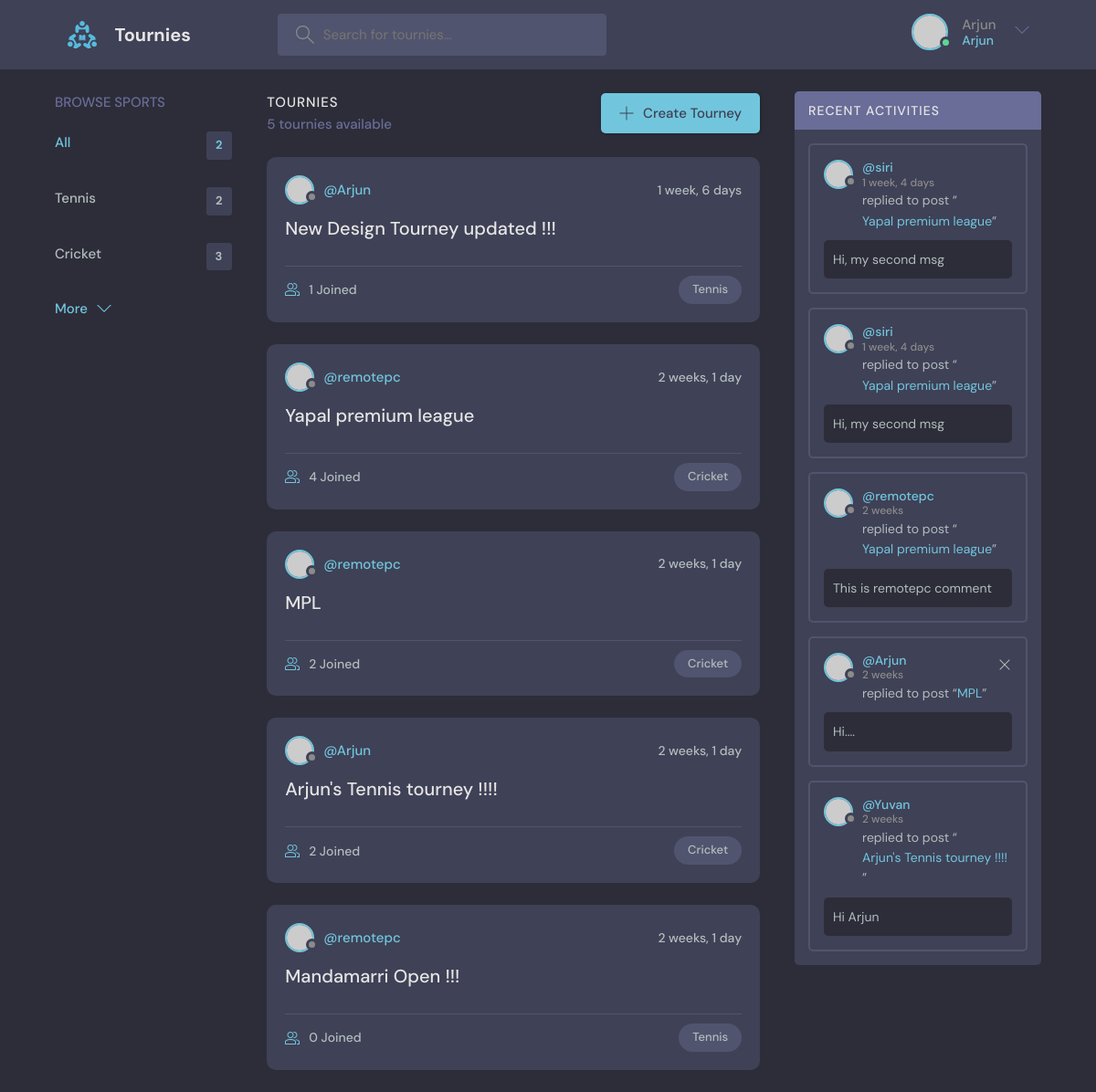
The page / (signed in) on the database its author committed.
### base/models.py (models this page shows)
class Sport(models.Model) :
    sport = models.CharField(max_length=50)
    def __str__(self) :
        return self.sport

class Tourney(models.Model) :
    host = models.ForeignKey(User, on_delete=models.CASCADE)
    sport = models.ForeignKey(Sport, on_delete=models.CASCADE)
    name = models.CharField(max_length=100)
    description = models.TextField(null=True, blank=True)
    place = models.CharField(max_length=50)
    location = models.TextField(null=True, blank=True)
    participants = models.ManyToManyField(User, related_name='participants', blank=True)
    created = models.DateTimeField(auto_now_add=True)
    updated = models.DateTimeField(auto_now=True)
    class Meta :
        ordering = ['-updated', '-created']
    def __str__(self) :
        return self.name

class Message(models.Model) :
    user = models.ForeignKey(User, on_delete=models.CASCADE)
    tourney = models.ForeignKey(Tourney, on_delete=models.CASCADE)
    body = models.TextField()
    updated = models.DateTimeField(auto_now=True)
    created = models.DateTimeField(auto_now_add=True)
    class Meta :
        ordering = ['-updated', '-created']
    def __str__(self) :
        return self.body

### base/views.py (the view)
# urls.py: path('', views.home, name='home'),
def home(request) :
    q = request.GET.get('q') if request.GET.get('q') else ''
    tournies = Tourney.objects.filter(
        Q(sport__sport__contains=q) |
        Q(name__contains=q) |
        Q(description__contains=q)
        )
    sports = Sport.objects.all()
    tourney_count = tournies.count()
    comments = Message.objects.filter(
        Q(tourney__sport__sport__icontains=q)
    )
    context = {'tournies' : tournies, 'sports' : sports, 'tourney_count' : tourney_count,
                'comments' : comments}
    return render(request, 'base/home.html', context)

### base/templates/base/home.html (shortened to what this page needs)
{% extends 'main.html' %}
{% block content%}
<main class="layout layout--3">
  <div class="container">
    {% include 'base/sports_component.html' %}
    <div class="roomList">
      <div class="roomList__header">
        <div>
          <h2>Tournies</h2>
          <p>{{tourney_count}} tournies available</p>
        </div>
        <a class="btn btn--main" href="{% url 'create-tourney' %}">
          <svg version="1.1" xmlns="http://www.w3.org/2000/svg" width="32" height="32" viewBox="0 0 32 32">
            <title>add</title>
            <path
              d="M16.943 0.943h-1.885v14.115h-14.115v1.885h14.115v14.115h1.885v-14.115h14.115v-1.885h-14.115v-14.115z"
            ></path>
          </svg>
          Create Tourney
        </a>
      </div>
      {% include 'base/feed_component.html' %}
    </div>
    {% include 'base/activity_component.html' %}
  </div>
</main>
{% endblock content %}

### templates/navbar.html (shortened to what this page needs)
{% load static %}
<header class="header header--loggedIn">
    <div class="container">
      <a href="{% url 'home' %}" class="header__logo">
        <img src="{% static 'images/logo.svg' %}" />
        <h1>Tournies</h1>
      </a>
      <form class="header__search" method="get" action="{% url 'home' %}">
        <label>
          <input type="text" name="q" placeholder="Search for tournies..." />
        </label>
      </form>
      <nav class="header__menu">
        {% if request.user.is_authenticated %}
        <div class="header__user">
          <a href="{% url 'user-profile' user.id %}">
            <div class="avatar avatar--medium active">
              <img src="https://randomuser.me/api/portraits/men/37.jpg" />
            </div>
            <p>{{request.user}} <span>{{request.user}}</span></p>
          </a>
          <button class="dropdown-button">
            <svg version="1.1" xmlns="http://www.w3.org/2000/svg" width="32" height="32" viewBox="0 0 32 32">
              <title>chevron-down</title>
              <path d="M16 21l-13-13h-3l16 16 16-16h-3l-13 13z"></path>
            </svg>
          </button>
        </div>
        {% else %}
        <a href="{% url 'user-login'%}">
          <img src="{% static 'images/avatar.svg' %}" />
          <p>Login</p>
        </a>
        {% endif %}
      </nav>
    </div>
  </header>

### base/templates/base/sports_component.html
<div class="topics">
    <div class="topics__header">
      <h2>Browse Sports</h2>
    </div>
    <ul class="topics__list">
      <li>
        <a href="{% url 'home' %}" class="active">All <span>{{sports.count}}</span></a>
      </li>
      {% for sport in sports %}
      <li>
        <a href="{% url 'home' %}?q={{sport}}">{{sport}} <span>{{sport.tourney_set.all.count}}</span></a>
      </li>
      {% endfor %}
    </ul>
    <a class="btn btn--link" href="topics.html">
      More
      <svg version="1.1" xmlns="http://www.w3.org/2000/svg" width="32" height="32" viewBox="0 0 32 32">
        <title>chevron-down</title>
        <path d="M16 21l-13-13h-3l16 16 16-16h-3l-13 13z"></path>
      </svg>
    </a>
  </div>

### base/templates/base/feed_component.html (shortened to what this page needs)
<div>
{% for tourney in tournies %}
<div class="roomListRoom">
    <div class="roomListRoom__header">
      <a href="{% url 'user-profile' tourney.host.id %}" class="roomListRoom__author">
        <div class="avatar avatar--small">
          <img src="https://randomuser.me/api/portraits/women/11.jpg" />
        </div>
        <span>@{{ tourney.host }}</span>
      </a>
      <div class="roomListRoom__actions">
        <span>{{tourney.created|timesince}}</span>
      </div>
    </div>
    <div class="roomListRoom__content">
      <a href="{% url 'tourney' tourney.id %}">{{ tourney.name }}</a>
    </div>
    <div class="roomListRoom__meta">
      <a href="{% url 'tourney' tourney.id %}" class="roomListRoom__joined">
        {{tourney.participants.count}} Joined
      </a>
      <p class="roomListRoom__topic">{{tourney.sport}}</p>
    </div>
  </div>
{% endfor %}
</div>

### base/templates/base/activity_component.html
<div class="activities">
    <div class="activities__header">
      <h2>Recent Activities</h2>
    </div>
    {% for comment in comments %}
        <div class="activities__box">
        <div class="activities__boxHeader roomListRoom__header">
            <a href="{% url 'user-profile' comment.user.id %}" class="roomListRoom__author">
            <div class="avatar avatar--small">
                <img src="https://randomuser.me/api/portraits/women/11.jpg" />
            </div>
            <p>
                @{{comment.user}}
                <span>{{comment.created|timesince}}</span>
            </p>
            </a>
            {% if comment.user == request.user %}
                <div class="roomListRoom__actions">
                <a href="{% url 'delete-message' comment.id %}">
                    <svg version="1.1" xmlns="http://www.w3.org/2000/svg" width="32" height="32" viewBox="0 0 32 32">
                    <title>remove</title>
                    <path
                        d="M27.314 6.019l-1.333-1.333-9.98 9.981-9.981-9.981-1.333 1.333 9.981 9.981-9.981 9.98 1.333 1.333 9.981-9.98 9.98 9.98 1.333-1.333-9.98-9.98 9.98-9.981z"
                    ></path>
                    </svg>
                </a>
                </div>
            {% endif %}
        </div>
        <div class="activities__boxContent">
            <p>replied to post “<a href="{% url 'tourney' comment.tourney.id %}">{{comment.tourney}}</a>”</p>
            <div class="activities__boxRoomContent">
                {{comment}}
            </div>
        </div>
        </div>
    {% endfor %}
</div>

### rows shown on the page
Sport: sport "Tennis", tourney_set.all.count "2"
Sport: sport "Cricket", tourney_set.all.count "3"
Tourney: host "Arjun", created "1 week, 6 days", name "New Design Tourney updated !!!", participants.count "1", sport "Tennis"
Tourney: host "remotepc", created "2 weeks, 1 day", name "Yapal premium league", participants.count "4", sport "Cricket"
Tourney: host "remotepc", created "2 weeks, 1 day", name "MPL", participants.count "2", sport "Cricket"
Tourney: host "Arjun", created "2 weeks, 1 day", name "Arjun's Tennis tourney !!!!", participants.count "2", sport "Cricket"
Tourney: host "remotepc", created "2 weeks, 1 day", name "Mandamarri Open !!!", participants.count "0", sport "Tennis"
Message: user "siri", created "1 week, 4 days", tourney "Yapal premium league", body "Hi, my second msg"
Message: user "siri", created "1 week, 4 days", tourney "Yapal premium league", body "Hi, my second msg"
Message: user "remotepc", created "2 weeks", tourney "Yapal premium league", body "This is remotepc comment"
Message: user "Arjun", created "2 weeks", tourney "MPL", body "Hi...."
Message: user "Yuvan", created "2 weeks", tourney "Arjun's Tennis tourney !!!!", body "Hi Arjun"

### other values the page prints
{{ request.user }} "Arjun"
{{ sports.count }} "2"
{{ tourney_count }} "5"
